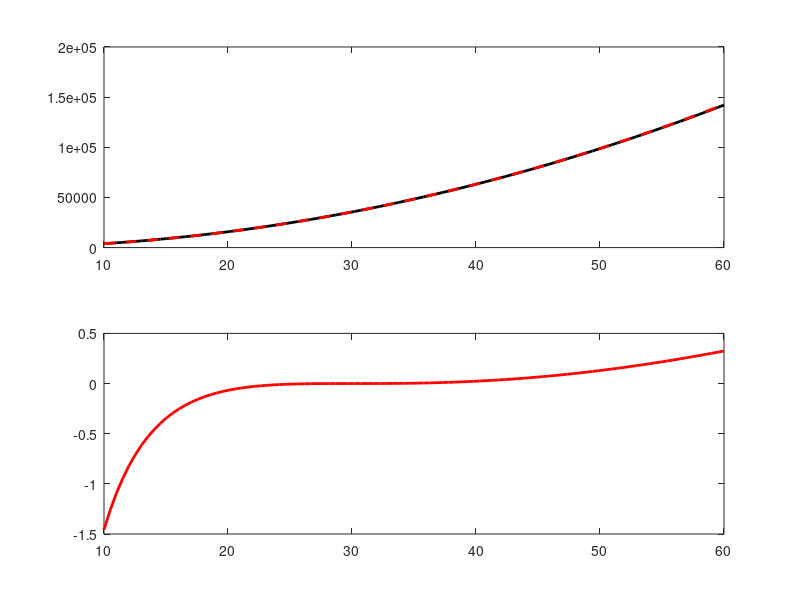

This chart was generated by the following MATLAB code:
clear;
% clc;

%%%%%%%%%%%%%%%%%%%%%%%%%%%%%%%%%%%%%%%%%%%%%%%%%%%%%%%%%%%%%%%%%%%
% Set up the characteristic parameters of exploration seismology
% c0  |  2  - 4 km/s
% f   |  15 - 40 Hz
% rho |  2  - 2.5 g/cm^3
% Q   |  20 - 100

f0_m = 200;     % Reference frequency of the medium
c0_m = 2089;    % Reference phase velocity
rho = 2200;
Q   = 10;
f0 = 30;       % Reference frequency for calculation

%%%%%%%%%%%%%%%%%%%%%%%%%%%%%%%%%%%%%%%%%%%%%%%%%%%%%%%%%%%%%%%%%%%
% Set up the frequency of interest
nf  = 100;
f   = linspace(10, 60, nf);
% f = 40;
w   = 2 * pi * f;

%%%%%%%%%%%%%%%%%%%%%%%%%%%%%%%%%%%%%%%%%%%%%%%%%%%%%%%%%%%%%%%%%%%
% Calculate the relevant parameters (Kjartansson's model)
gamma = 1 / pi * atan(1 / Q);
M0_m = rho * c0_m^2 * (cos(pi*gamma/2))^2;
w0_m = 2 * pi * f0_m;
c_m = sqrt(M0_m / rho);

%%%%%%%%%%%%%%%%%%%%%%%%%%%%%%%%%%%%%%%%%%%%%%%%%%%%%%%%%%%%%%%%%%%
% Adapt to the acoustic community:
% alpha = alpha0 * w^y
alpha0_m = 1 / c0_m * w0_m ^ gamma * tan(pi * gamma / 2);
y = 1 - gamma;

%%%%%%%%%%%%%%%%%%%%%%%%%%%%%%%%%%%%%%%%%%%%%%%%%%%%%%%%%%%%%%%%%%%
% Calculate the dispersion relations
M_m = M0_m * (1i * w / w0_m) .^ (2 * gamma);
k_m = sqrt(rho / M0_m) * (1i * w / w0_m) .^ (-gamma) .* w;    % Complex wavenum.
k_m_r = real(k_m);
k_m_i = imag(k_m);
vc_m = sqrt(M0_m / rho) * (1i * w / w0_m) .^ gamma;           % Complex velocity
cp_m = c0_m * (w / w0_m) .^ gamma;                            % Phase velocity
alpha_m = w ./ cp_m * tan(pi * gamma / 2);                  % Attenuation Fac.

%%%%%%%%%%%%%%%%%%%%%%%%%%%%%%%%%%%%%%%%%%%%%%%%%%%%%%%%%%%%%%%%%%%
% Given a specific reference frequency f0, calculate the relevant
% parameters for Kjartansson's model
w0 = 2 * pi * f0;
c0 = c0_m * (w0 / w0_m)^gamma;
M0 = rho * c0^2 * (cos(pi*gamma/2))^2;
c = sqrt(M0 / rho);
alpha0 = 1 / c0 * w0^gamma * tan(pi*gamma/2);
M = M0 * (1i * w / w0) .^ (2 * gamma);
k = sqrt(rho / M0) * (1i * w / w0) .^ (-gamma) .* w;
k_r = real(k);
k_i = imag(k);
vc = sqrt(M0 / rho) * (1i * w / w0) .^ gamma;
cp = c0 * (w / w0) .^ gamma;
alpha = w ./ cp * tan(pi * gamma / 2);



% %%%%%%%%%%%%%%%%%%%%%%%%%%%%%%%%%%%%%%%%%%%%%%%%%%%%%%%%%%%%%%%%%%%
% % Test for the Kramers-Kronig Relation for 0 < y < 1
% lhs = 1 ./ cp;
% rhs = alpha0 * tan(y * pi / 2) * w .^ (y - 1);

% %%%%%%%%%%%%%%%%%%%%%%%%%%%%%%%%%%%%%%%%%%%%%%%%%%%%%%%%%%%%%%%%%%%
% % NCQ Dispersion Relation in Zhu & Harris, 2014
% mod_mech = 'TZ14';
% c = sqrt(M0 / rho);
% % lhs = (w .^ 2) / (c .^ 2);
% % rhs = c0^(2*gamma) * w0^(-2*gamma) * cos(pi*gamma) * k.^(2*gamma+2) + ...
% %     (1i*w) .* c0^(2*gamma-1) * w0^(-2*gamma) * sin(pi*gamma) .* k.^(2*gamma+1);
% 
% k_sol_list = [];
% % nf = 1;
% k_sol_list = zeros(nf);
% for i = 1 : nf
%     i
%     ww = w(i);
%     lhs = ww^2 / c^2; 
%     C1 = c0^(2*gamma) * w0^(-2*gamma) * cos(pi*gamma);
%     C2 = (1i*ww) * c0^(2*gamma-1) * w0^(-2*gamma) * sin(pi*gamma);
%     exp1 = 2 * gamma + 2;
%     exp2 = 2 * gamma + 1;
%     syms kk;
%     k_root = vpasolve(lhs - C1 * kk^exp1 - C2 * kk^exp2 == 0, kk, w0/c0);
%     k_sol(i) = double(k_root);
% end
% cp_sol = w ./ real(k_sol);
% alpha_sol = -imag(k_sol);

% %%%%%%%%%%%%%%%%%%%%%%%%%%%%%%%%%%%%%%%%%%%%%%%%%%%%%%%%%%%%%%%%%%
% % NCQ Dispersion for Zhu 2017 Draft
% mod_mech = 'TZ17';
% a0 = pi * gamma * w0^gamma / (2 * c0);
% % a0 = pi * gamma / (2 * c0 * w0^gamma);
% % 
% % % Eqn (6)
% % lhs = k;
% % rhs = w ./ cp - 1i * a0 * w;
% 
% % % Eqn (9)
% % rhs = (1+gamma)^2 / (c0^2) * w.^2 - ...
% %     2 * gamma * (1+gamma) * c0 / w0 * w.^3 / (c0^3) - ...
% %     2 * a0 * w / cp .* (1i*w);
% % k_sol = sqrt(rhs);
% % cp_sol = w ./ real(k_sol);
% % alpha_sol = -imag(k_sol);
% 
% % Eqn (10)
% k_sol = zeros(size(w));
% for i = 1 : nf
%     i
%     w_i = w(i);
%     lhs = - (1 + gamma)^2 / (c0^2) * w_i^2;
%     c_k1 = -2 * a0 * (1i * w_i);
%     c_k2 = -1;
%     c_k3 = -2 * gamma * (1+gamma) * c0 / w0;
%     
%     syms kk;
%     eqn = (lhs == c_k1*kk + c_k2*kk^2 + c_k3*kk^3);
%     k_root = vpasolve(eqn, kk, k(i));
%     k_root = double(k_root);
%     [~, i_root] = min(abs(k_root - k(i)));
%     k_sol(i) = k_root(i_root);
% end
% cp_sol = w ./ real(k_sol);
% alpha_sol = -imag(k_sol);
% 
% % % Eqn (10) Coefficient
% % C_k2 = c0^2 / (1+gamma)^2;
% % C_k3 = 2*gamma*(1+gamma)*c0 / w0 * c0^2 / (1+gamma)^2;
% % C_k4 = 2 * a0;
% % C_k_Zhu = [0; C_k2; C_k3; C_k4; 0; 0];
% % clear C_k2 C_k3 C_k4;

%%%%%%%%%%%%%%%%%%%%%%%%%%%%%%%%%%%%%%%%%%%%%%%%%%%%%%%%%%%%%%%%%%%
% My Dispersion
% c = sqrt(M0 / rho);
% % lhs = w.^2 / (c^2);
% % rhs = (1i)^(2*gamma) * k.^2 .* (gamma*(2*gamma-1)*(w/w0).^2 + 4*gamma*(1-gamma)*(w/w0) + (gamma-1)*(2*gamma-1));
% lhs = w / c;
% rhs = (1i)^gamma * k .* (sqrt(gamma*(2*gamma-1)) * (w/w0) + 2*gamma*(1-gamma)/sqrt(gamma*(2*gamma-1)));
% lhs = w.^2;
% rhs = (M0 / rho)^(1/(1-gamma)) * exp(1i*pi*gamma/(1-gamma)) * w0^(-2*gamma/(1-gamma)) * k.^(2/(1-gamma));
% lhs = k .^ (2 / (1-gamma));
% rhs = (w0/c0)^(-2/(gamma-1)) + 2/(1-gamma) * (w0/c0)^((1+gamma)/1-gamma) * (k - w0/c0) + (1+gamma)/((1-gamma)^2) * (w0/c0)^(-2*gamma/(gamma-1)) * (k-w0/c0).^2;
% rhs = (w0/c0)^(-2/(gamma-1)) + 2/(1-gamma) * (w0/c0)^((1+gamma)/1-gamma) * (k - w0/c0);

%%%%%%%%%%%%%%%%%%%%%%%%%%%%%%%%%%%%%%%%%%%%%%%%%%%%%%%%%%%%%%%%%
% Taylor Fitting Dispersion

mod_mech = 'TF17';

% Generate the B matrix
B = zeros(6, 6);
B_tmp = [1; (1 - gamma); (-1/2*gamma + 1/2*gamma^2)];
B(1:3, 1) = B_tmp * cos(-pi*gamma/2);
B(4:6, 1) = B_tmp * sin(-pi*gamma/2);
B_tmp = [1; (2 - 2*gamma); (1 - 3*gamma + 2*gamma^2)];
B(1:3, 2) = B_tmp * cos(-pi*gamma);
B(4:6, 2) = B_tmp * sin(-pi*gamma);
B_tmp = [1; (3 - 3*gamma); (3 - 15/2*gamma + 9/2*gamma^2)];
B(1:3, 3) = B_tmp * cos(-3/2*pi*gamma);
B(4:6, 3) = B_tmp * sin(-3/2*pi*gamma);
B_tmp = [1; (2 - gamma); (1 - 3/2*gamma + 1/2*gamma^2)];
B(1:3, 4) = B_tmp * cos(pi/2 - pi*gamma/2);
B(4:6, 4) = B_tmp * sin(pi/2 - pi*gamma/2);
B_tmp = [1; (3 - 2*gamma); (3 - 5*gamma + 2*gamma^2)];
B(1:3, 5) = B_tmp * cos(pi/2 - pi * gamma);
B(4:6, 5) = B_tmp * sin(pi/2 - pi * gamma);
B_tmp = [1; (4 - 3*gamma); (6 - 21/2*gamma + 9/2*gamma^2)];
B(1:3, 6) = B_tmp * cos(pi/2 - 3/2*pi*gamma);
B(4:6, 6) = B_tmp * sin(pi/2 - 3/2*pi*gamma);

% Check Taylor expansion
x = (w - w0) ./ w0;
x_vec = [ones(size(x)); x; x.^2];
k1_te = (B(1:3, 1)' * x_vec + 1i * B(4:6, 1)' * x_vec) * w0 / c;
k2_te = (B(1:3, 2)' * x_vec + 1i * B(4:6, 2)' * x_vec) * w0^2 / (c^2);
k3_te = (B(1:3, 3)' * x_vec + 1i * B(4:6, 3)' * x_vec) * w0^3 / (c^3);
k4_te = (B(1:3, 4)' * x_vec + 1i * B(4:6, 4)' * x_vec) * w0^2 / c;
k5_te = (B(1:3, 5)' * x_vec + 1i * B(4:6, 5)' * x_vec) * w0^3 / (c^2);
k6_te = (B(1:3, 6)' * x_vec + 1i * B(4:6, 6)' * x_vec) * w0^4 / (c^3);


% Solve B * A = [1; 2; 1; 0; 0; 0] and assign k coefficients
A = B \ [1; 2; 1; 0; 0; 0];
% A(6) = 0;
% A(5) = 0;
% A(1) = 0;
C_k1 = A(1) * c * w0;
C_k2 = A(2) * c^2;
C_k3 = A(3) * c^3 / w0;
C_k4 = A(4) * c;
C_k5 = A(5) * c^2 / w0;
C_k6 = A(6) * c^3 / (w0^2);

C_k = [C_k1; C_k2; C_k3; C_k4; C_k5; C_k6];

w2_rhs = zeros(6, length(x));
w2_rhs(1, :) = C_k(1) * k.^1;
w2_rhs(2, :) = C_k(2) * k.^2;
w2_rhs(3, :) = C_k(3) * k.^3;
w2_rhs(4, :) = C_k(4) * (1i*w) .* k.^1;
w2_rhs(5, :) = C_k(5) * (1i*w) .* k.^2;
w2_rhs(6, :) = C_k(6) * (1i*w) .* k.^3;
w2_rhs = sum(w2_rhs);

% % Solve the dispersion relation
% k_sol = zeros(size(w));
% for i = 1 : nf
%     i
%     w_i = w(i);
%     lhs = w_i ^ 2;
%     
%     syms kk;
%     eqn = (lhs == C_k1 * kk + C_k2 * kk^2 + C_k3 * kk^3 + ...
%         C_k4 * (1i*w_i) * kk + C_k5 * (1i*w_i) * kk^2 + C_k6 * (1i*w_i) * kk^3);
%     k_root = vpasolve(eqn, kk, k(i));
%     k_root = double(k_root);
%     [~, i_root] = min(abs(k_root - k(i)));
%     k_sol(i) = k_root(i_root);
% end
% cp_sol = w ./ real(k_sol);
% alpha_sol = -imag(k_sol);

% %%%%%%%%%%%%%%%%%%%%%%%%%%%%%%%%%%%%%%%%%%%%%%%%%%%%%%%%%%%%%%%%%
% % Double Taylor Fitting Dispersion
% 
% mod_mech = 'DT17';
% 
% % A1 = -gamma + gamma^2 + 4.2337*gamma^3;
% % A2 = 1 - 4*gamma^2 - 8*gamma^3;
% % A3 = gamma + 3*gamma^2 + 3.7663*gamma^3;
% % A4 = pi*gamma - 4.4335*gamma^3;
% % A5 = pi*gamma^2 + 2*pi*gamma^3;
% % A6 = 0;
% 
% % A1 = -gamma + gamma^2;
% % A2 = 1 - 4*gamma^2;
% % A3 = gamma + 3*gamma^2;
% % A4 = pi*gamma;
% % A5 = pi*gamma^2;
% % A6 = 0;
% 
% A1 = -gamma;
% A2 = 1;
% A3 = gamma;
% A4 = pi*gamma;
% A5 = 0;
% A6 = 0;
% 
% 
% A = [A1 A2 A3 A4 A5 A6]';
% 
% C_k1 = A(1) * c * w0;
% C_k2 = A(2) * c^2;
% C_k3 = A(3) * c^3 / w0;
% C_k4 = A(4) * c;
% C_k5 = A(5) * c^2 / w0;
% C_k6 = A(6) * c^3 / (w0^2);
% 
% C_k = [C_k1; C_k2; C_k3; C_k4; C_k5; C_k6];
% 
% % Solve the dispersion relation
% k_sol = zeros(size(w));
% for i = 1 : nf
%     i
%     w_i = w(i);
%     lhs = w_i ^ 2;
%     
%     syms kk;
%     eqn = (lhs == C_k1 * kk + C_k2 * kk^2 + C_k3 * kk^3 + ...
%         C_k4 * (1i*w_i) * kk + C_k5 * (1i*w_i) * kk^2 + C_k6 * (1i*w_i) * kk^3);
%     k_root = vpasolve(eqn, kk, k(i));
%     k_root = double(k_root);
%     [~, i_root] = min(abs(k_root - k(i)));
%     k_sol(i) = k_root(i_root);
% end
% cp_sol = w ./ real(k_sol);
% alpha_sol = -imag(k_sol);

% %%%%%%%%%%%%%%%%%%%%%%%%%%%%%%%%%%%%%%%%%%%%%%%%%%%%%%%%%%%%%%%%%%%
% % Play with (w/w0)^(2*gamma)
% lhs = (w ./ w0) .^ (2*gamma);
% dww0 = (w - w0) ./ w0;
% % rhs = 1 + 2*gamma*dww0 +...
% %     1/2 * (2*gamma) * (2*gamma-1) * dww0.^2 +...
% %     1/6 * (2*gamma) * (2*gamma-1) * (2*gamma-2) * dww0.^3;
% rhs = 1 + 2*gamma*dww0 +...
%     1/2 * (2*gamma) * (2*gamma-1) * dww0.^2;
% 
% % Modified wave equation
% c = sqrt(M0 / rho);
% chunk = gamma * (2*gamma-1) / (w0^2) * w.^2 + ...
%     4 * gamma * (1-gamma) / w0 * w + (gamma-1) * (2*gamma-1);
% k_sol = (1i)^(-gamma) * w / c ./ sqrt(chunk);
% cp_sol = w ./ real(k_sol);
% alpha_sol = -imag(k_sol);


% %%%%%%%%%%%%%%%%%%%%%%%%%%%%%%%%%%%%%%%%%%%%%%%%%%%%%%%%%%%%%%%%%
% % FDTF(Finite-Difference Taylor-Fitting)
% 
% mod_mech = 'FDTF17';
% 
% % Generate the B matrix
% B = zeros(6, 6);
% B_tmp = [1; (2 - 2*gamma); (1 - 3*gamma + 2*gamma^2)];
% B(1:3, 1) = B_tmp * cos(-pi*gamma);
% B(4:6, 1) = B_tmp * sin(-pi*gamma);
% B_tmp = [1; (4 - 4*gamma); (6 - 14*gamma + 8*gamma^2)];
% B(1:3, 2) = B_tmp * cos(-2*pi*gamma);
% B(4:6, 2) = B_tmp * sin(-2*pi*gamma);
% B_tmp = [1; (6 - 6*gamma); (15 - 33*gamma + 18*gamma^2)];
% B(1:3, 3) = B_tmp * cos(-3*pi*gamma);
% B(4:6, 3) = B_tmp * sin(-3*pi*gamma);
% B_tmp = [1; (3 - 2*gamma); (3 - 5*gamma + 2*gamma^2)];
% B(1:3, 4) = B_tmp * cos(pi/2 - pi*gamma);
% B(4:6, 4) = B_tmp * sin(pi/2 - pi*gamma);
% B_tmp = [1; (5 - 4*gamma); (10 - 18*gamma + 8*gamma^2)];
% B(1:3, 5) = B_tmp * cos(pi/2 - 2*pi*gamma);
% B(4:6, 5) = B_tmp * sin(pi/2 - 2*pi*gamma);
% B_tmp = [1; (7 - 6*gamma); (21 - 39*gamma + 18*gamma^2)];
% B(1:3, 6) = B_tmp * cos(pi/2 - 3*pi*gamma);
% B(4:6, 6) = B_tmp * sin(pi/2 - 3*pi*gamma);
% 
% 
% % Check Taylor expansion
% x = (w - w0) ./ w0;
% x_vec = [ones(size(x)); x; x.^2];
% k1_te = (B(1:3, 1)' * x_vec + 1i * B(4:6, 1)' * x_vec) * w0^2 / (c^2);
% k2_te = (B(1:3, 2)' * x_vec + 1i * B(4:6, 2)' * x_vec) * w0^4 / (c^4);
% k3_te = (B(1:3, 3)' * x_vec + 1i * B(4:6, 3)' * x_vec) * w0^6 / (c^6);
% k4_te = (B(1:3, 4)' * x_vec + 1i * B(4:6, 4)' * x_vec) * w0^3 / (c^2);
% k5_te = (B(1:3, 5)' * x_vec + 1i * B(4:6, 5)' * x_vec) * w0^5 / (c^4);
% k6_te = (B(1:3, 6)' * x_vec + 1i * B(4:6, 6)' * x_vec) * w0^7 / (c^6);
% 
% % Solve B * A = [1; 2; 1; 0; 0; 0] and assign k coefficients
% A = B \ [1; 2; 1; 0; 0; 0];
% 
% % A(6) = 0;
% % A(5) = 0;
% % A(1) = 0;
% C_k1 = A(1) * c^2;
% C_k2 = A(2) * c^4 / (w0^2);
% C_k3 = A(3) * c^6 / (w0^4);
% C_k4 = A(4) * c^2 / w0;
% C_k5 = A(5) * c^4 / (w0^3);
% C_k6 = A(6) * c^6 / (w0^5);
% 
% C_k = [C_k1; C_k2; C_k3; C_k4; C_k5; C_k6];
% 
% % Plog in the k value to check the validation of taylor expansion
% % w2_sol = [k'.^2 k'.^4 k'.^4 (1i*w').*k'.^2 (1i*w').*k'.^4 (1i*w').*k'.^6] * C_k;
% % k_sol = 1 / c * w0^gamma * w.^(1-gamma) * exp(1i * (-pi*gamma/2));
% lhs = (1+x).^2;
% rhs = A(1) * (1+x).^(2-2*gamma) * exp(1i*(-pi*gamma)) + ...
%       A(2) * (1+x).^(4-4*gamma) * exp(1i*(-2*pi*gamma)) + ...
%       A(3) * (1+x).^(6-6*gamma) * exp(1i*(-3*pi*gamma)) + ...
%       A(4) * (1+x).^(3-2*gamma) * exp(1i*(pi/2 - pi*gamma)) + ...
%       A(5) * (1+x).^(5-4*gamma) * exp(1i*(pi/2 - 2*pi*gamma)) + ...
%       A(6) * (1+x).^(7-6*gamma) * exp(1i*(pi/2 - 3*pi*gamma));
% % k_sol = 1 / c * w0 * (1+x).^(1-gamma) * exp(1i * (-pi*gamma/2));
% 
% % lhslhs = w.^2;
% % rhsrhs = [k'.^2 k'.^4 k'.^6 (1i*w').*k'.^2 (1i*w').*k'.^4 (1i*w').*k'.^6] * C_k;
% 
% rhsa = zeros(6, length(x));
% rhsa(1, :) = A(1) * (1+x).^(2-2*gamma) * exp(1i*(-pi*gamma));
% rhsa(2, :) = A(2) * (1+x).^(4-4*gamma) * exp(1i*(-2*pi*gamma));
% rhsa(3, :) = A(3) * (1+x).^(6-6*gamma) * exp(1i*(-3*pi*gamma));
% rhsa(4, :) = A(4) * (1+x).^(3-2*gamma) * exp(1i*(pi/2 - pi*gamma));
% rhsa(5, :) = A(5) * (1+x).^(5-4*gamma) * exp(1i*(pi/2 - 2*pi*gamma));
% rhsa(6, :) = A(6) * (1+x).^(7-6*gamma) * exp(1i*(pi/2 - 3*pi*gamma));
% 
% w2_rhs = zeros(6, length(x));
% w2_rhs(1, :) = C_k(1) * k.^2;
% w2_rhs(2, :) = C_k(2) * k.^4;
% w2_rhs(3, :) = C_k(3) * k.^6;
% w2_rhs(4, :) = C_k(4) * (1i*w) .* k.^2;
% w2_rhs(5, :) = C_k(5) * (1i*w) .* k.^4;
% w2_rhs(6, :) = C_k(6) * (1i*w) .* k.^6;
% w2_rhs = sum(w2_rhs);
% 
% % % Solve the dispersion relation
% % k_sol = zeros(size(w));
% % for i = 1 : nf
% %     i
% %     w_i = w(i);
% %     lhs = w_i ^ 2;
% %     
% %     syms kk;
% %     eqn = (lhs == C_k1 * kk^2 + C_k2 * kk^4 + C_k3 * kk^6 + ...
% %         C_k4 * (1i*w_i) * kk^2 + C_k5 * (1i*w_i) * kk^4 + C_k6 * (1i*w_i) * kk^6);
% % %     eqn = (lhs == C_k1 * kk + C_k2 * kk^2 + C_k3 * kk^3 + ...
% % %         C_k4 * (1i*w_i) * kk + C_k5 * (1i*w_i) * kk^2 + C_k3 * (1i*w_i) * kk^3);
% %     k_root = vpasolve(eqn, kk, k(i));
% %     k_root = double(k_root);
% %     [~, i_root] = min(abs(k_root - k(i)));
% % %     [~, i_root] = min(abs(k_root - k(i).^2));
% %     k_sol(i) = k_root(i_root);
% % %     k_sol(i) = sqrt(k_root(i_root));
% % end
% % cp_sol = w ./ real(k_sol);
% % alpha_sol = -imag(k_sol);


%%%%%%%%%%%%%%%%%%%%%%%%%%%%%%%%%%%%%%%%%%%%%%%%%%%%%%%%%%%%%%%%%%%

figure;
% 
% % Tes t plot for complex value
% val = k_m;
% plot(f, real(val), 'k', 'linewidth', 2); hold on;
% plot(f, imag(val), 'r', 'linewidth', 2);
% legend('Real', 'Imaginary');

% % Test plot for real value
% val = alpha_m;
% plot(f, val, 'k', 'linewidth', 2);

% Test for two values
val1 = w.^2;
val2 = abs(w2_rhs);
subplot(211);
plot(f, val1, 'k', 'linewidth', 2); hold on;
plot(f, val2, 'r--', 'linewidth', 2);
subplot(212);
plot(f, (val2 - val1) ./ val1 * 100, 'r', 'linewidth', 2);

% % Test for two groups of real values
% val_a1 = cp;
% val_a2 = cp_sol;
% val_b1 = alpha;
% val_b2 = alpha_sol;
% subplot(221);
% plot(f, val_a1, 'k', 'linewidth', 2); hold on;
% plot(f, val_a2, 'r--', 'linewidth', 2);
% ylabel('Cp (m/s)')
% set(gca, 'fontsize', 14);
% title(['Q = ', num2str(Q), ' | f0 = ', num2str(f0), 'Hz'], 'fontsize', 14); 
% 
% subplot(223);
% plot(f, (val_a2 - val_a1) ./ val_a1 * 100, 'r', 'linewidth', 2);
% ylabel('Cp Discrep. (%)')
% xlabel('Frequency (Hz)');
% set(gca, 'fontsize', 14);
% 
% subplot(222);
% plot(f, val_b1, 'k', 'linewidth', 2); hold on;
% plot(f, val_b2, 'r--', 'linewidth', 2);
% ylabel('Alpha (m/s)')
% set(gca, 'fontsize', 14);
% title(['Red Dashed Line: ', mod_mech], 'fontsize', 14); 
% 
% subplot(224);
% plot(f, (val_b2 - val_b1) ./ val_b1 * 100, 'r', 'linewidth', 2);
% ylabel('Alpha Discrep. (%)')
% xlabel('Frequency (Hz)');
% set(gca, 'fontsize', 14);

